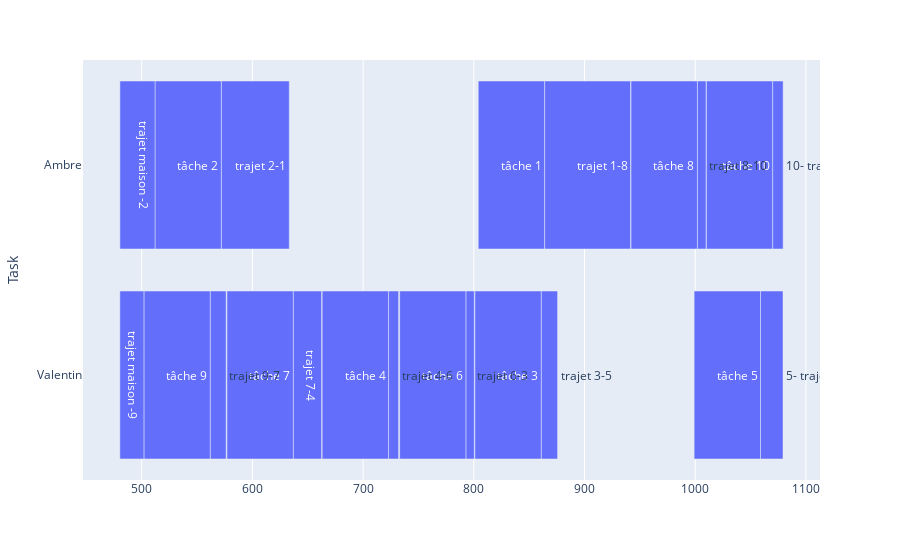

Write notebook code for a chart like this one.
### Code cell
import plotly.express as px
import pandas as pd

# plotting the working tasks
liste=[]
for i in range(number_of_ressources):
    for j in range(number_of_tasks):
        if round(x[(j,i)].x):
            start=int(s[j].x)
            end=(int(s[j].x)+tasks[L_tasks[j]].duration)
            liste.append(dict(Task=L_ressources[i], Start=start, Finish=end, Resource="executing task",J="tâche "+str(j+1)))

# plotting the transports
for a in range(number_of_tasks):
    for b in range(number_of_tasks):
        for j in range(number_of_ressources):
            if round(y[(j,a,b)].x):
                start=(int(s[a].x)+tasks[L_tasks[a]].duration)
                end=(start+distances[a][b]/v)
                liste.append(dict(Task=L_ressources[j], Start=start, Finish=end, Resource="moving",J="trajet "+str(a+1)+"-"+str(b+1)))

# plotting the first transport
for a in range(number_of_tasks):
    for j in range(number_of_ressources):
        if round(d[(j,a)].x):
            start=(s[a].x-distances_m[j][a]/v)
            end=s[a].x
            liste.append(dict(Task=L_ressources[j], Start=start, Finish=end, Resource="depart",J="trajet maison -"+str(a+1)))

# plotting the last transport
for a in range(number_of_tasks):
    for j in range(number_of_ressources):
        if round(f[(j,a)].x):
            start=(s[a].x + tasks[L_tasks[i]].duration)
            end=(start+ distances_m[j][a]/v)
            liste.append(dict(Task=L_ressources[j], Start=start, Finish=end, Resource="depart",J=str(a+1)+"- trajet maison"))

df = pd.DataFrame(liste)
df['delta'] = df['Finish'] - df['Start']

fig = px.timeline(df, x_start="Start", x_end="Finish", y="Task",text="J")

fig.layout.xaxis.type = 'linear'
fig.data[0].x = df.delta.tolist()
fig.show()

### Figure 1 — Plotly figure (JSON) as saved in the notebook; plotly's stock layout.template omitted (floating-point values rounded to 4 significant figures)
{"data": [{"alignmentgroup": "True", "base": [801, 663, 999, 733, 577, 502, 804, 512, 942, 1010, 864, 572, 861, 723, 793, 637, 1002, 562, 480.3, 480.2, 1059, 1070], "hovertemplate": "Start=%{base}<br>Finish=%{x}<br>Task=%{y}<br>J=%{text}<extra></extra>", "legendgroup": "", "marker": {"color": "#636efa"}, "name": "", "offsetgroup": "", "orientation": "h", "showlegend": false, "text": ["tâche 3", "tâche 4", "tâche 5", "tâche 6", "tâche 7", "tâche 9", "tâche 1", "tâche 2", "tâche 8", "tâche 10", "trajet 1-8", "trajet 2-1", "trajet 3-5", "trajet 4-6", "trajet 6-3", "trajet 7-4", "trajet 8-10", "trajet 9-7", "trajet maison -2", "trajet maison -9", "5- trajet maison", "10- trajet maison"], "textposition": "auto", "type": "bar", "x": [60, 60, 60, 60, 60, 60, 60, 60, 60, 60, 77.56, 61.3, 14.68, 9.03, 7.472, 25.48, 7.737, 14.27, 31.71, 21.75, 20.29, 9.427], "xaxis": "x", "y": ["Valentin", "Valentin", "Valentin", "Valentin", "Valentin", "Valentin", "Ambre", "Ambre", "Ambre", "Ambre", "Ambre", "Ambre", "Valentin", "Valentin", "Valentin", "Valentin", "Ambre", "Valentin", "Ambre", "Valentin", "Valentin", "Ambre"], "yaxis": "y"}], "layout": {"barmode": "overlay", "legend": {"tracegroupgap": 0}, "margin": {"t": 60}, "xaxis": {"anchor": "y", "domain": [0, 1], "type": "linear"}, "yaxis": {"anchor": "x", "domain": [0, 1], "title": {"text": "Task"}}}}
